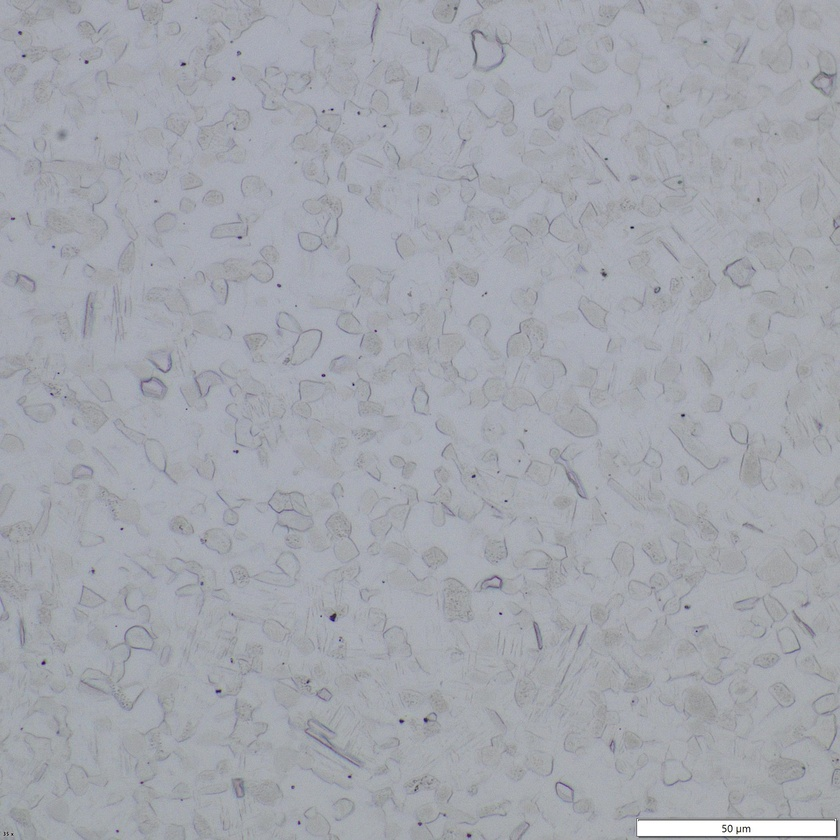
#> input picture Basics/Color percentage counter/6.jpg, 840 x 840 px, shrunk from 2168 x 2168 before the run
$ python color_detection.py
#> lines starting #> are read from the running program, lines starting #| are printed output that depends on the picture
import cv2
import numpy as np
from matplotlib import pyplot as plt

image_path = '6.jpg'

image = cv2.imread(image_path)
#> image is the input picture: shape (840, 840, 3); mean B, G, R 173.5, 166.2, 163.5
gray_image = cv2.cvtColor(image, cv2.COLOR_BGR2GRAY)
threshold_value = 150

# el segundo valor corresponde al threshold del color negro
_, thresholded_image = cv2.threshold(gray_image, threshold_value, 255, cv2.THRESH_BINARY)
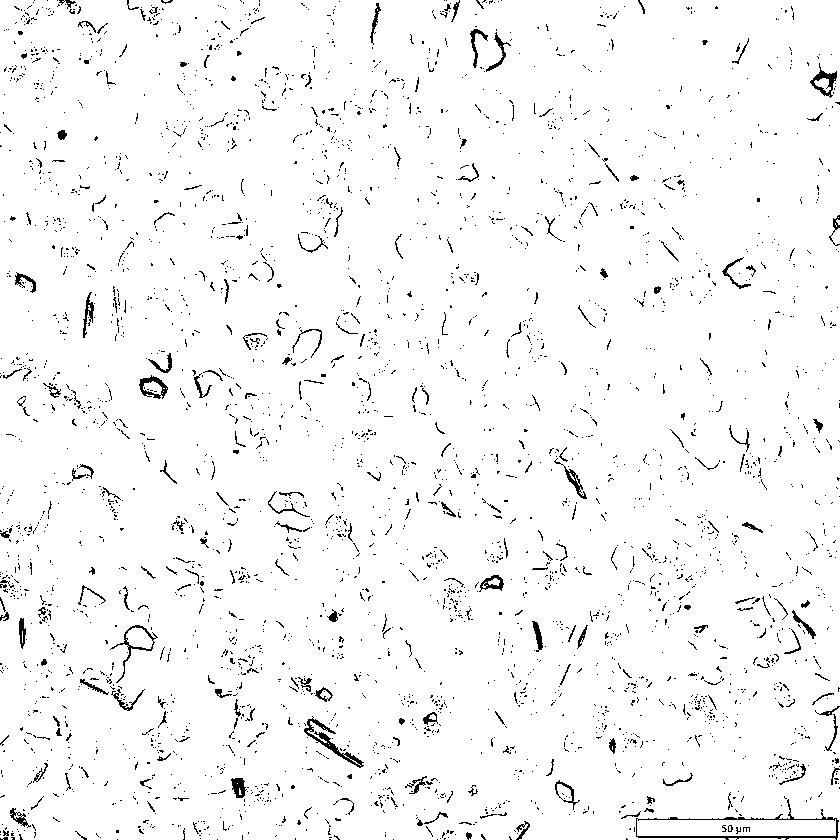
#> thresholded_image: shape (840, 840); 96.6% white; black in thin lines or dots

dark_pixels = np.sum(thresholded_image == 255)
#> dark_pixels = 681569
total_pixels = thresholded_image.size
#> total_pixels = 705600
percentage_dark = (1 - (dark_pixels / total_pixels)) * 100
#> percentage_dark = 3.41

percentage_dark, thresholded_image.shape, total_pixels, dark_pixels

# mostramos la matriz binaria y más datos
grey_color = threshold_value / 255

plt.imshow(thresholded_image, cmap='gray')
plt.colorbar()
plt.title(loc='right',label='Imagen en escala de grises')
plt.text(0,0, f'{percentage_dark:.2f}% gris, gray_threshold = {threshold_value}',
         color='black',
         fontsize=12,
         bbox=dict(facecolor=str(grey_color)))
plt.show()
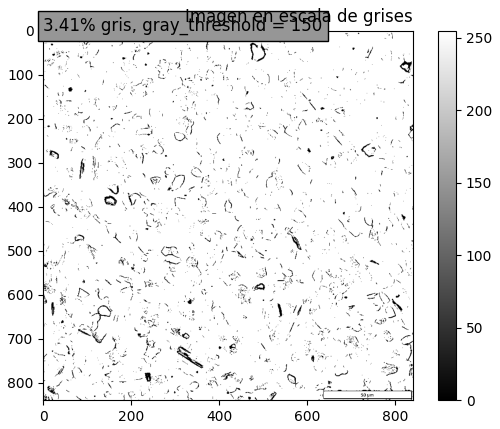
#> figure drawn by matplotlib, 2 panels

$ run again, with Basics/Color percentage counter/6(41).jpg copied over Basics/Color percentage counter/6.jpg
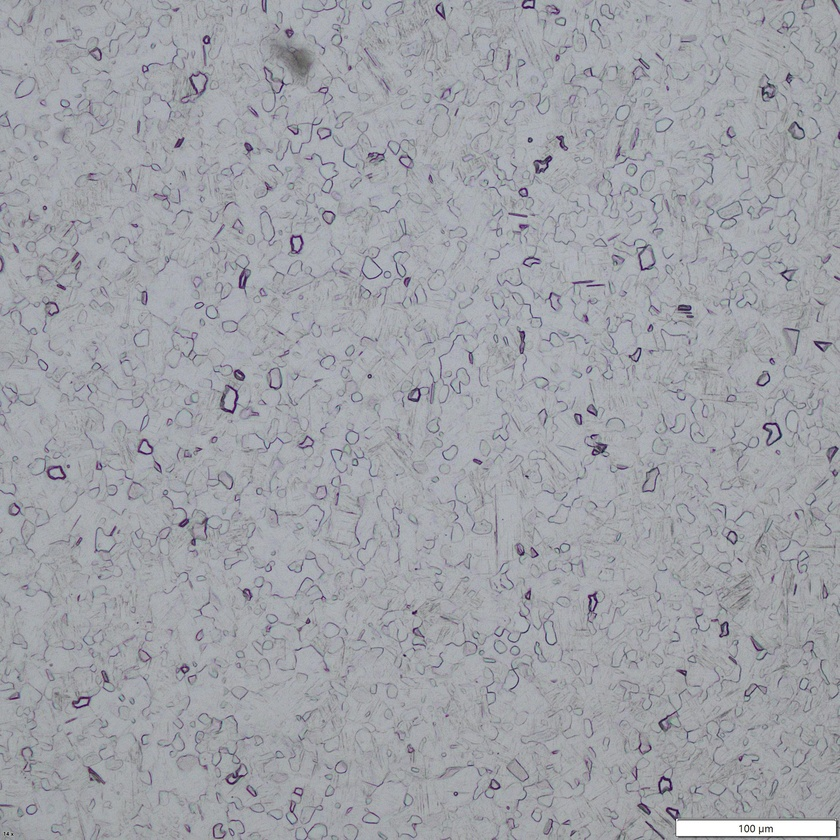
#> input picture Basics/Color percentage counter/6(41).jpg, 840 x 840 px, shrunk from 2168 x 2168 before the run
#> image is the input picture: shape (840, 840, 3); mean B, G, R 167.7, 161.7, 159.8
#> `_, thresholded_image = cv2.threshold(gray_image, threshold_value, 255,..`:
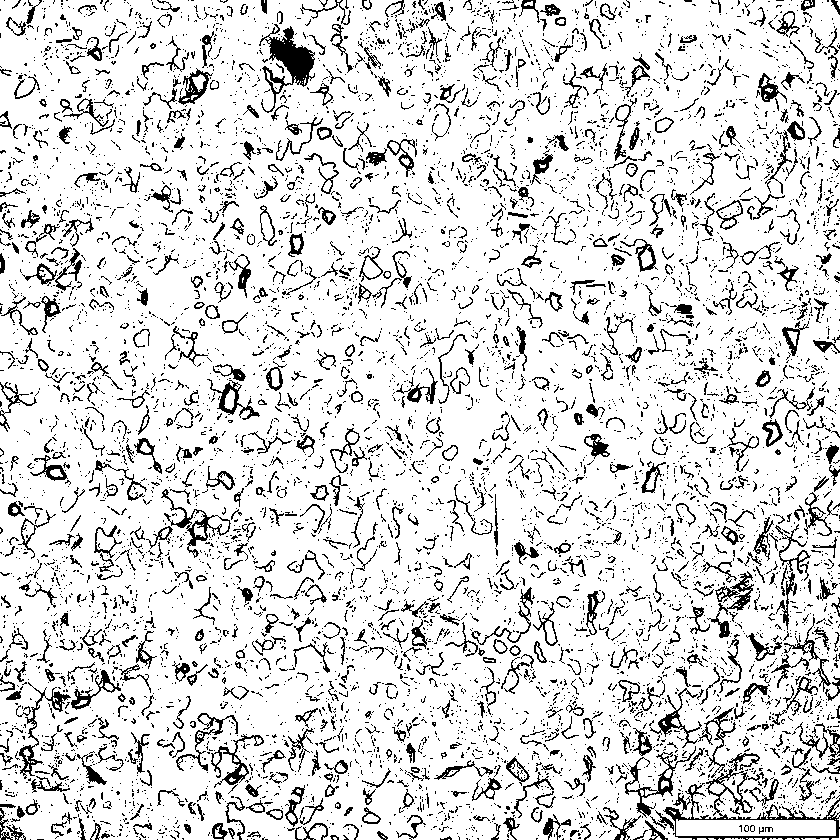
#> thresholded_image: shape (840, 840); 86% white; black in thin lines or dots
#> dark_pixels = 606963
#> percentage_dark = 13.98
#> `plt.show()`:
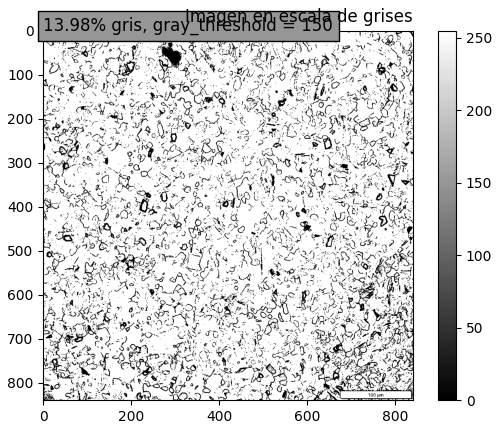
#> figure drawn by matplotlib, 2 panels
